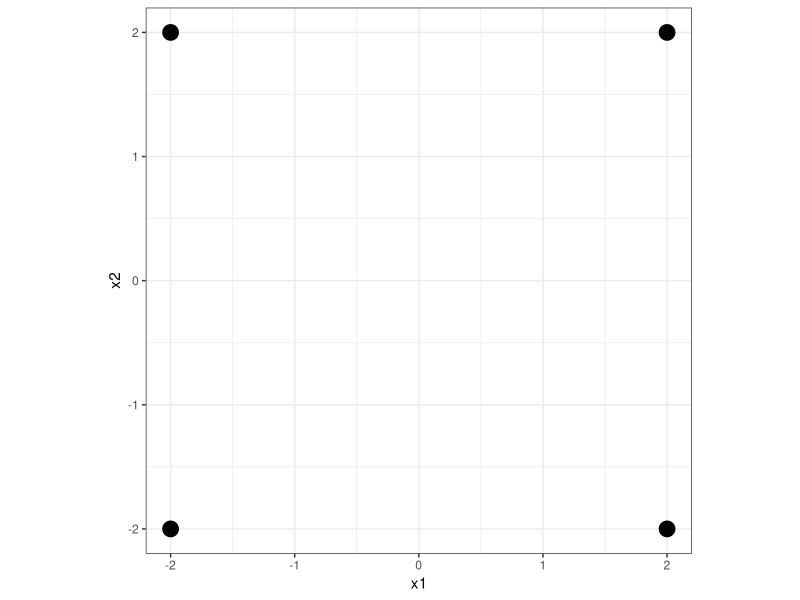
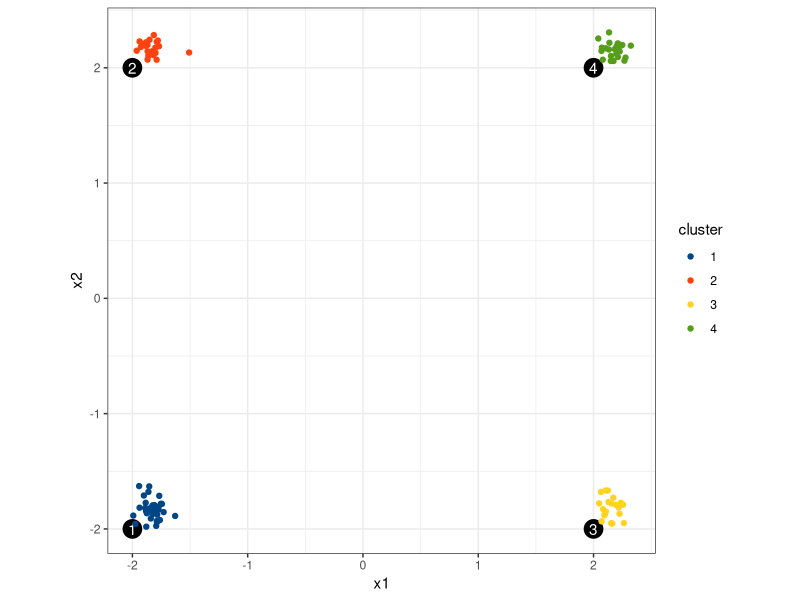
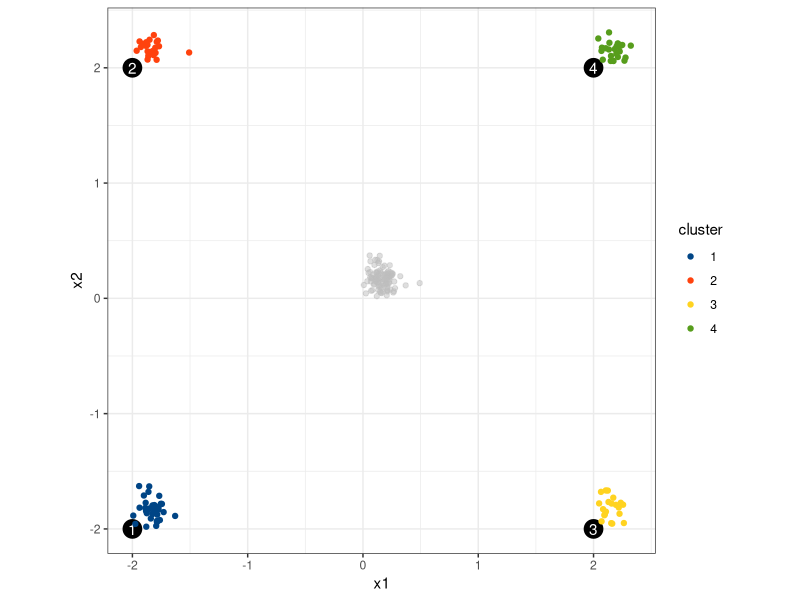
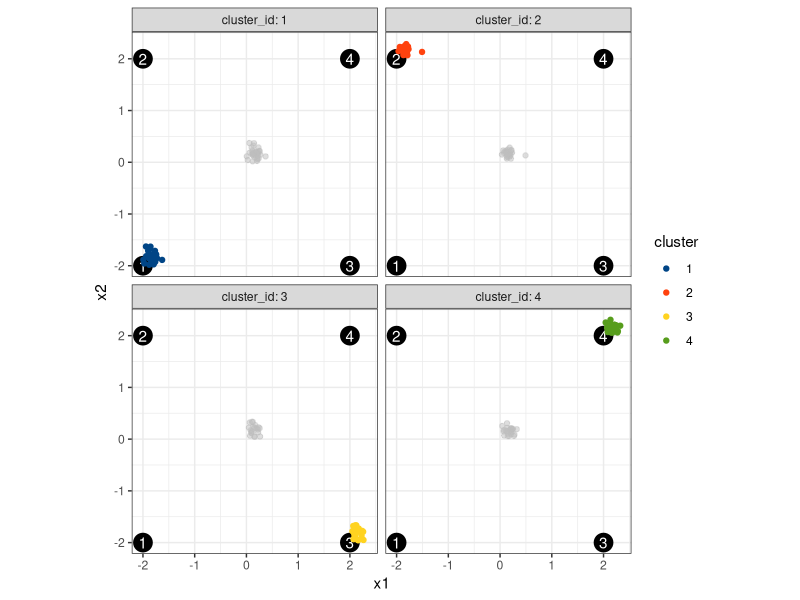

Write the R code that produced these figures, in order.
## ---- chunk 1
knitr::opts_chunk$set(echo = TRUE)
## ---- chunk 2
library(dplyr)
library(ggplot2)
## ---- chunk 3
### another way to consider, instead of just correlation, we could think
### of distinct groups or clusters
x <- 1:4

did <- tibble::tibble(
  id = x,
  x1 = c(-2, -2, 2, 2),
  x2 = c(-2, 2, -2, 2)
)

did %>% 
  ggplot(mapping = aes(x = x1, y = x2)) +
  geom_point(size = 5) +
  coord_equal() +
  theme_bw()
## ---- chunk 4
help(rbeta)
## ---- chunk 5
### standard normals around each cluster
set.seed(71231)
x1_a <- rbeta(n = 100,shape1 = 1,shape2 = 30,ncp = 10)
x2_a <- rbeta(n = 100,shape1 = 1,shape2 = 30,ncp = 10)
## ---- chunk 6
### how do we assign groupings?
set.seed(546123)
### random cluster assignments
group_ids <- sample(1:4, size = 100, replace = TRUE)

group_ids
## ---- chunk 7
### cluster centers
centers_x1 <- did$x1
centers_x2 <- did$x2

x1_results <- x1_a + centers_x1[group_ids]

x2_results <- x2_a + centers_x2[group_ids]
## ---- chunk 8
### replicate the centers for each group
centers_x1

group_ids

centers_x1[group_ids]
## ---- chunk 9
### combine the x1 and x2 positions for the randomly generated locations by clusters
df_clusters <- tibble::tibble(
  x1 = x1_results,
  x2 = x2_results,
  cluster_id = group_ids
)
## ---- chunk 10
df_clusters %>% 
  ggplot(mapping = aes(x = x1, y = x2)) +
  geom_point(data = did, size = 6) +
  geom_text(data = did, mapping = aes(label = id), 
            color = "white") +
  geom_point(mapping = aes(color = as.factor(cluster_id))) +
  ggthemes::scale_color_calc("cluster") +
  coord_equal() +
  theme_bw()
## ---- chunk 11
### include the original standard normal draws as grey points
df_clusters %>% 
  ggplot(mapping = aes(x = x1, y = x2)) +
  geom_point(data = tibble::tibble(x1 = x1_a, x2 = x2_a),
             color = "grey", alpha = 0.5) +
  geom_point(data = did, size = 6) +
  geom_text(data = did, mapping = aes(label = id), 
            color = "white") +
  geom_point(mapping = aes(color = as.factor(cluster_id))) +
  ggthemes::scale_color_calc("cluster") +
  coord_equal() +
  theme_bw()
## ---- chunk 12
### separate by the random cluster assignment
df_clusters %>% 
  ggplot(mapping = aes(x = x1, y = x2)) +
  geom_point(data = tibble::tibble(x1 = x1_a, x2 = x2_a, cluster_id = group_ids),
             color = "grey", alpha = 0.5) +
  geom_point(data = did, size = 6) +
  geom_text(data = did, mapping = aes(label = id), 
            color = "white") +
  geom_point(mapping = aes(color = as.factor(cluster_id))) +
  facet_wrap(~cluster_id, labeller = "label_both") +
  ggthemes::scale_color_calc("cluster") +
  coord_equal() +
  theme_bw()
